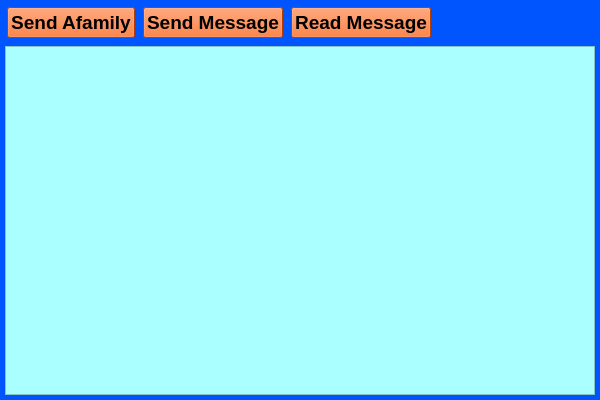
<?xml version="1.0" encoding="UTF-8"?>
<ui version="4.0">
 <class>MainWindow</class>
 <widget class="QMainWindow" name="MainWindow">
  <property name="geometry">
   <rect>
    <x>0</x>
    <y>0</y>
    <width>600</width>
    <height>400</height>
   </rect>
  </property>
  <property name="sizePolicy">
   <sizepolicy hsizetype="Preferred" vsizetype="Preferred">
    <horstretch>1</horstretch>
    <verstretch>1</verstretch>
   </sizepolicy>
  </property>
  <property name="minimumSize">
   <size>
    <width>600</width>
    <height>400</height>
   </size>
  </property>
  <property name="font">
   <font>
    <family>Arial</family>
    <pointsize>28</pointsize>
   </font>
  </property>
  <property name="windowTitle">
   <string>MainWindow</string>
  </property>
  <property name="styleSheet">
   <string notr="true">background-color: rgb(0, 85, 255);</string>
  </property>
  <widget class="QWidget" name="centralwidget">
   <property name="enabled">
    <bool>true</bool>
   </property>
   <layout class="QVBoxLayout" name="verticalLayout">
    <property name="margin">
     <number>5</number>
    </property>
    <item>
     <layout class="QHBoxLayout" name="horizontalLayout">
      <property name="spacing">
       <number>8</number>
      </property>
      <property name="margin">
       <number>2</number>
      </property>
      <item>
       <widget class="QPushButton" name="btn_afamily">
        <property name="sizePolicy">
         <sizepolicy hsizetype="Fixed" vsizetype="Fixed">
          <horstretch>0</horstretch>
          <verstretch>0</verstretch>
         </sizepolicy>
        </property>
        <property name="minimumSize">
         <size>
          <width>100</width>
          <height>30</height>
         </size>
        </property>
        <property name="font">
         <font>
          <family>Arial</family>
          <pointsize>14</pointsize>
          <weight>75</weight>
          <bold>true</bold>
         </font>
        </property>
        <property name="styleSheet">
         <string notr="true">background-color: rgb(255, 85, 0);</string>
        </property>
        <property name="text">
         <string>Send Afamily</string>
        </property>
       </widget>
      </item>
      <item>
       <widget class="QPushButton" name="btn_send">
        <property name="sizePolicy">
         <sizepolicy hsizetype="Fixed" vsizetype="Fixed">
          <horstretch>0</horstretch>
          <verstretch>0</verstretch>
         </sizepolicy>
        </property>
        <property name="minimumSize">
         <size>
          <width>100</width>
          <height>30</height>
         </size>
        </property>
        <property name="font">
         <font>
          <family>Arial</family>
          <pointsize>14</pointsize>
          <weight>75</weight>
          <bold>true</bold>
         </font>
        </property>
        <property name="styleSheet">
         <string notr="true">background-color: rgb(255, 85, 0);</string>
        </property>
        <property name="text">
         <string>Send Message</string>
        </property>
       </widget>
      </item>
      <item>
       <widget class="QPushButton" name="btn_read">
        <property name="sizePolicy">
         <sizepolicy hsizetype="Fixed" vsizetype="Fixed">
          <horstretch>0</horstretch>
          <verstretch>0</verstretch>
         </sizepolicy>
        </property>
        <property name="minimumSize">
         <size>
          <width>100</width>
          <height>30</height>
         </size>
        </property>
        <property name="font">
         <font>
          <family>Arial</family>
          <pointsize>14</pointsize>
          <weight>75</weight>
          <bold>true</bold>
         </font>
        </property>
        <property name="styleSheet">
         <string notr="true">background-color: rgb(255, 85, 0);</string>
        </property>
        <property name="text">
         <string>Read Message</string>
        </property>
       </widget>
      </item>
      <item>
       <spacer name="horizontalSpacer">
        <property name="orientation">
         <enum>Qt::Horizontal</enum>
        </property>
        <property name="sizeHint" stdset="0">
         <size>
          <width>40</width>
          <height>20</height>
         </size>
        </property>
       </spacer>
      </item>
     </layout>
    </item>
    <item>
     <widget class="QTableView" name="tableView">
      <property name="sizePolicy">
       <sizepolicy hsizetype="Preferred" vsizetype="Preferred">
        <horstretch>1</horstretch>
        <verstretch>1</verstretch>
       </sizepolicy>
      </property>
      <property name="font">
       <font>
        <family>Arial</family>
        <pointsize>14</pointsize>
        <weight>9</weight>
        <italic>false</italic>
        <bold>false</bold>
       </font>
      </property>
      <property name="styleSheet">
       <string notr="true">background-color: rgb(170, 255, 255);
font: 75 14pt &quot;Arial&quot;;</string>
      </property>
     </widget>
    </item>
   </layout>
  </widget>
 </widget>
 <resources/>
 <connections/>
</ui>
